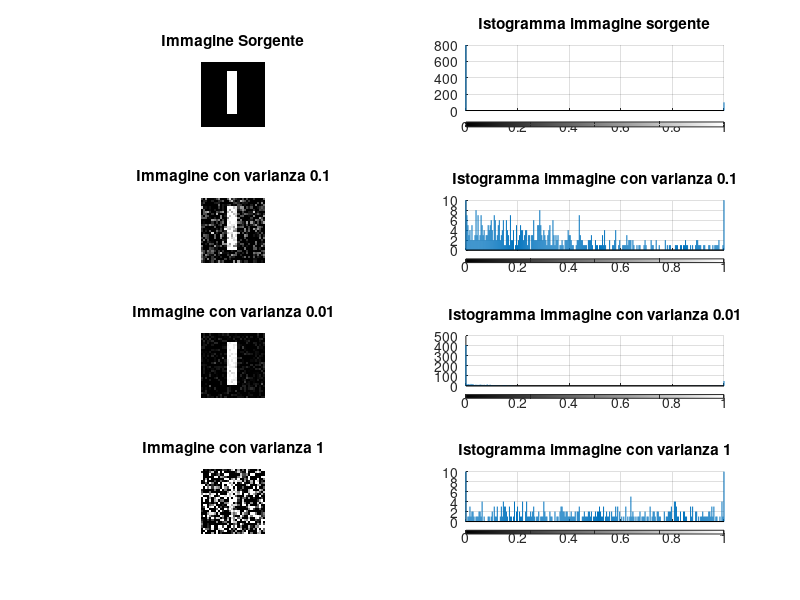

Source code (MATLAB):
%%%%%%%%%%%%%%%%%%%%%%%%%%%%%%%%%%%%%%%%%%%%%%%%%%%%%%%%%%%%%%%%%%%%%%%%%%%%%%%%%%%%%%%%%%%%%%%%
% Script Esercizio 1.5 a)
%
% Aggiungere rumore gaussiano a media nulla, con tre livelli diversi di varianza: 0.01, 0.1, 1.
% 
% Daniele Di Salvo --- 26 marzo 2019
%%%%%%%%%%%%%%%%%%%%%%%%%%%%%%%%%%%%%%%%%%%%%%%%%%%%%%%%%%%%%%%%%%%%%%%%%%%%%%%%%%%%%%%%%%%%%%%%

% Creo una matrice nera 30 x 30
img = zeros(30,30);

% Creo una barra bianca sottomatrice della matrice nera
img(5:24, 13:17)=1.;

% Visualizzazione della matrice nera e della barra bianca
imshow(img, 'InitialMagnification', 'fit')

% Add noise to image
j = imnoise(img,'gaussian', 0, 0.1); % adds Gaussian white noise with mean 0 and variance of 0.1.

h = imnoise(img,'gaussian', 0, 0.01); % adds Gaussian white noise with mean 0 and variance of 0.01.

q = imnoise(img,'gaussian', 0, 1); % adds Gaussian white noise with mean 0 and variance of 1. 

% Visualizzazione dell'immagine sorgente
subplot(4,2,1), imshow(img, 'InitialMagnification', 'fit')
title('Immagine Sorgente')

% Visualizzazione dell'istogramma dell'immagine sorgente
subplot(4,2,2), imhist(img), grid
title('Istogramma immagine sorgente') % Istogramma immagine sorgente

% Visualizzazione dell'immagine con varianza 0.1 e relativo istogramma 
subplot(4,2,3), imshow(j)
title('Immagine con varianza 0.1')
subplot(4,2,4), imhist(j), grid
title('Istogramma immagine con varianza 0.1') % Istogramma immagine j

% Visualizzazione dell'immagine con varianza 0.01 e relativo istogramma 
subplot(4,2,5), imshow(h)
title('Immagine con varianza 0.01')
subplot(4,2,6), imhist(h), grid
title('Istogramma immagine con varianza 0.01') % Istogramma immagine h

% Visualizzazione dell'immagine con varianza 1 e relativo istogramma 
subplot(4,2,7), imshow(q)
title('Immagine con varianza 1')
subplot(4,2,8), imhist(q), grid
title('Istogramma immagine con varianza 1') % Istogramma immagine q


